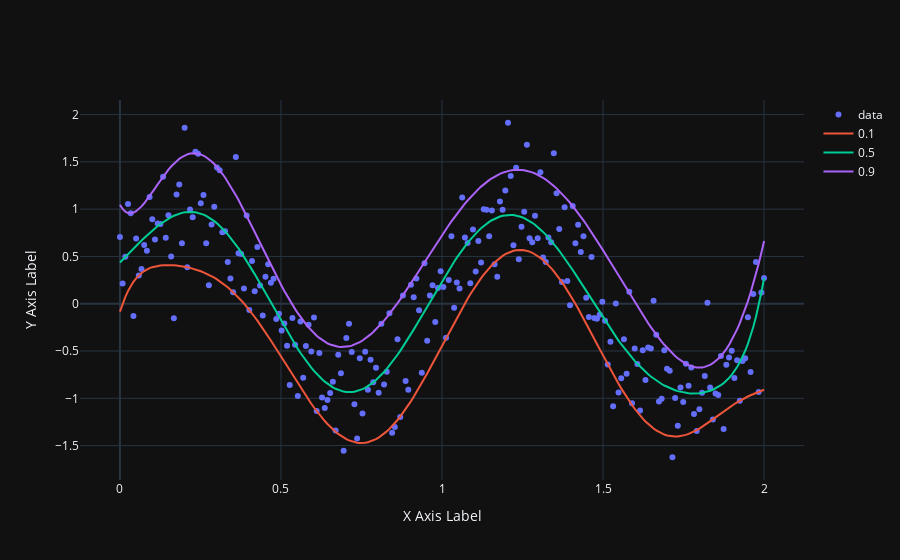

The cell this chart's notebook holds for it:
### Markdown cell above
Plot the obtained regression quantilies:

### Code cell
# Create a plotly figure
fig = go.Figure()

fig.add_trace(go.Scatter(x=data[:, 0], y=data[:, 1], mode="markers", name="data"))

fig.update_layout(
    xaxis_title='X Axis Label',
    yaxis_title='Y Axis Label',
    template='plotly_dark'
)

# Plot each regression quantile
for i, q in enumerate(probs):
    y_fit = [qr_results[i](xi) for xi in x]
    fig.add_trace(go.Scatter(x=x, y=y_fit, mode='lines', name=f'{q}'))
    
fig.show()

### Figure 1 — Plotly figure (JSON) as saved in the notebook; plotly's stock layout.template omitted (floating-point values rounded to 4 significant figures; data arrays with more than 128 entries replaced by an {"elided": "..."} marker saying what was removed)
{"data": [{"mode": "markers", "name": "data", "type": "scatter", "x": {"elided": "240 float values"}, "y": {"elided": "240 float values"}}, {"mode": "lines", "name": "0.1", "type": "scatter", "x": {"elided": "240 float values"}, "y": {"elided": "240 float values"}}, {"mode": "lines", "name": "0.5", "type": "scatter", "x": {"elided": "240 float values"}, "y": {"elided": "240 float values"}}, {"mode": "lines", "name": "0.9", "type": "scatter", "x": {"elided": "240 float values"}, "y": {"elided": "240 float values"}}], "layout": {"xaxis": {"title": {"text": "X Axis Label"}}, "yaxis": {"title": {"text": "Y Axis Label"}}}}
